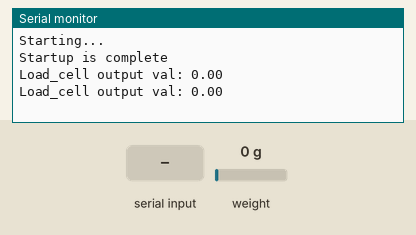
This sketch was run on a simulated ESP32. Shown: the last lines printed to the serial monitor. Inputs (shaded band) come from the test bench; at power-on: weight on the scale 0 g.

Above: at 3.6 s.
3.7 s: "t" received over Serial
At 4.3 s:
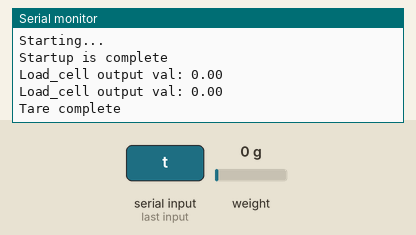
5.2 s: weight on the scale set to 100 g
At 6.1 s:
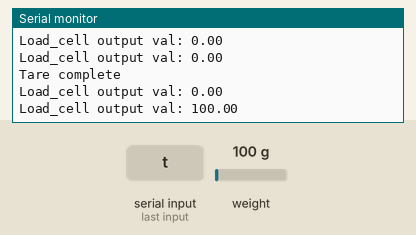
6.7 s: weight on the scale set to 1250 g
At 7.8 s:
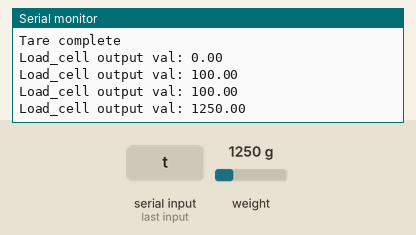
Timing chart, 0 to 9.7 s (numbered marks = the images above; inputs shaded):
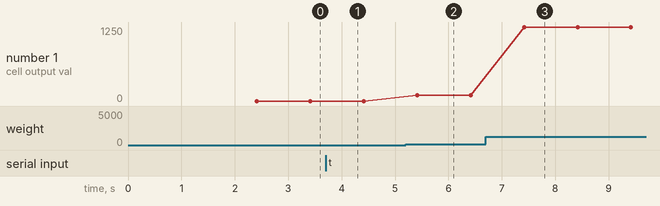

Measured:
- after the input at 3.7 s, the serial monitor: prints a new line at once (image 1)
- after the input at 5.2 s, the serial monitor: prints a new line after 0.21 s (image 2)
- after the input at 6.7 s, the serial monitor: prints a new line after 0.72 s (image 3)
- plotted number 1: 0 → 100 after the input at 5.2 s, 100 → 1250 after the input at 6.7 s

The sketch:

Read_1x_load_cell.ino
```cpp
/*
   -------------------------------------------------------------------------------------
   HX711_ADC
   Arduino library for HX711 24-Bit Analog-to-Digital Converter for Weight Scales
   Olav Kallhovd sept2017
   -------------------------------------------------------------------------------------
*/

/*
   Settling time (number of samples) and data filtering can be adjusted in the config.h file
   For calibration and storing the calibration value in eeprom, see example file "Calibration.ino"

   The update() function checks for new data and starts the next conversion. In order to acheive maximum effective
   sample rate, update() should be called at least as often as the HX711 sample rate; >10Hz@10SPS, >80Hz@80SPS.
   If you have other time consuming code running (i.e. a graphical LCD), consider calling update() from an interrupt routine,
   see example file "Read_1x_load_cell_interrupt_driven.ino".

   This is an example sketch on how to use this library
*/

#include <HX711_ADC.h>
#if defined(ESP8266)|| defined(ESP32) || defined(AVR)
#include <EEPROM.h>
#endif

//pins:
const int HX711_dout = 15; //mcu > HX711 dout pin
const int HX711_sck = 26; //mcu > HX711 sck pin
float sum = 0;
//HX711 constructor:
HX711_ADC LoadCell(HX711_dout, HX711_sck);

const int calVal_eepromAdress = 0;
unsigned long t = 0;

void setup() {
  Serial.begin(57600); delay(10);
  Serial.println();
  Serial.println("Starting...");

  LoadCell.begin();
  //LoadCell.setReverseOutput(); //uncomment to turn a negative output value to positive
  float calibrationValue; // calibration value (see example file "Calibration.ino")
  calibrationValue = 848.91; // uncomment this if you want to set the calibration value in the sketch
//#if defined(ESP8266)|| defined(ESP32)
  //EEPROM.begin(512); // uncomment this if you use ESP8266/ESP32 and want to fetch the calibration value from eeprom
//#endif
  //EEPROM.get(calVal_eepromAdress, calibrationValue); // uncomment this if you want to fetch the calibration value from eeprom

  unsigned long stabilizingtime = 2000; // preciscion right after power-up can be improved by adding a few seconds of stabilizing time
  boolean _tare = true; //set this to false if you don't want tare to be performed in the next step
  LoadCell.start(stabilizingtime, _tare);
  if (LoadCell.getTareTimeoutFlag()) {
    Serial.println("Timeout, check MCU>HX711 wiring and pin designations");
    while (1);
  }
  else {
    LoadCell.setCalFactor(calibrationValue); // set calibration value (float)
    Serial.println("Startup is complete");
  }
}

void loop() {
  static boolean newDataReady = 0;
  const int serialPrintInterval = 1000; //increase value to slow down serial print activity

  // check for new data/start next conversion:
  if (LoadCell.update()) newDataReady = true;

  // get smoothed value from the dataset:
  if (newDataReady) {
    if (millis() > t + serialPrintInterval) { //waktu baru
      for (int k = 1; k <= 80; k++) {
        float i = LoadCell.getData();
        sum += i;  // Menambahkan nilai i ke sum
    }
    float average = sum / 80;
    Serial.print("Load_cell output val: ");
        Serial.println(average);
        newDataReady = 0;
        t = millis(); //
        sum = 0;
    }
  }

  // receive command from serial terminal, send 't' to initiate tare operation:
  if (Serial.available() > 0) {
    char inByte = Serial.read();
    if (inByte == 't') LoadCell.tareNoDelay();
  }

  // check if last tare operation is complete:
  if (LoadCell.getTareStatus() == true) {
    Serial.println("Tare complete");
  }

}
```
